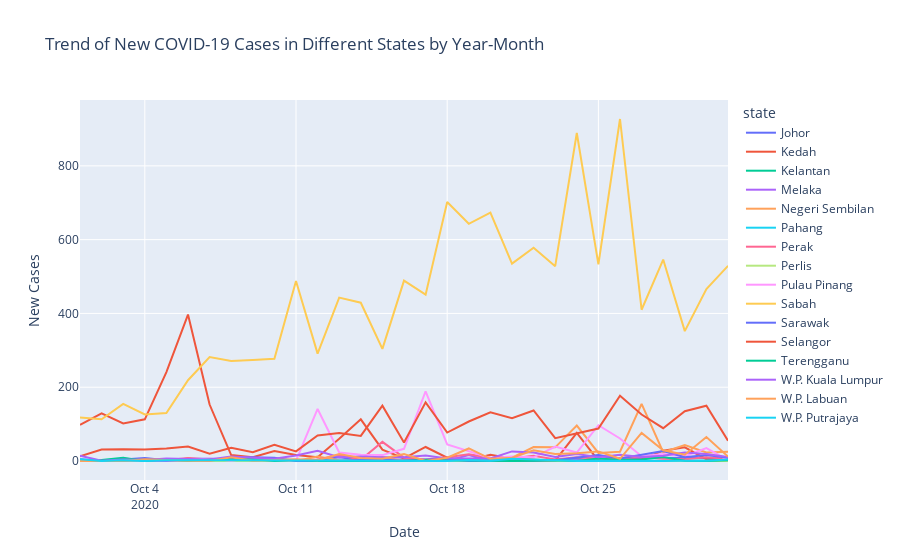

Notebook code cell kept with this figure:
### Code cell
# find month in specific year
import pandas as pd
import plotly.express as px

CSV_FILE = 'casesstate.csv'
df = pd.read_csv(CSV_FILE)
df['date'] = pd.to_datetime(df['date'])
unique_years = df['date'].dt.year.unique()
unique_months = df['date'].dt.month.unique()

def validate_years_and_months(years_and_months):
    year_month_list = years_and_months.split(",")
    valid_year_months = []
    invalid_year_months = []
    
    for year_month in year_month_list:
        parts = year_month.strip().split('-')
        
        if len(parts) != 2:
            invalid_year_months.append(year_month)
            continue
        
        year_str, month_str = parts
        try:
            year_int = int(year_str)
            month_int = int(month_str)
            if (
                year_int in unique_years and 2020 <= year_int <= 2023 and
                month_int in unique_months and 1 <= month_int <= 12
            ):
                valid_year_months.append((year_int, month_int))
            else:
                invalid_year_months.append(year_month)
        except ValueError:
            invalid_year_months.append(year_month)
    
    return valid_year_months, invalid_year_months

while True:
    user_input = input("Enter specific years and months (yyyy-mm) year (2020-2023) month (1-12) or leave empty for all dates: (enter '0' to exit program)")
    
    if user_input == '0':
        print("Exiting the program.")
        break
    
    if not user_input:
        df_filtered = df
        break
    
    valid_year_months, invalid_year_months = validate_years_and_months(user_input)
    
    if invalid_year_months:
        invalid_year_months_str = ', '.join(invalid_year_months)
        print(f"Invalid years and months: {invalid_year_months_str}. Please enter valid year-month combinations.")
    else:
        df_filtered = df[
            (df['date'].dt.year.isin([year for year, _ in valid_year_months])) &
            (df['date'].dt.month.isin([month for _, month in valid_year_months]))
        ]
        break

if user_input != '0':
    fig = px.line(
        df_filtered,
        x='date',
        y='cases_new',
        color='state',
        title='Trend of New COVID-19 Cases in Different States by Year-Month'
    )
    fig.update_layout(xaxis_title='Date', yaxis_title='New Cases')
    fig.show()

### Figure 1 — Plotly figure (JSON) as saved in the notebook; plotly's stock layout.template omitted (floating-point values rounded to 4 significant figures)
{"data": [{"hovertemplate": "state=Johor<br>date=%{x}<br>cases_new=%{y}<extra></extra>", "legendgroup": "Johor", "line": {"color": "#636efa", "dash": "solid"}, "marker": {"symbol": "circle"}, "mode": "lines", "name": "Johor", "orientation": "v", "showlegend": true, "type": "scatter", "x": ["2020-10-01T00:00:00", "2020-10-02T00:00:00", "2020-10-03T00:00:00", "2020-10-04T00:00:00", "2020-10-05T00:00:00", "2020-10-06T00:00:00", "2020-10-07T00:00:00", "2020-10-08T00:00:00", "2020-10-09T00:00:00", "2020-10-10T00:00:00", "2020-10-11T00:00:00", "2020-10-12T00:00:00", "2020-10-13T00:00:00", "2020-10-14T00:00:00", "2020-10-15T00:00:00", "2020-10-16T00:00:00", "2020-10-17T00:00:00", "2020-10-18T00:00:00", "2020-10-19T00:00:00", "2020-10-20T00:00:00", "2020-10-21T00:00:00", "2020-10-22T00:00:00", "2020-10-23T00:00:00", "2020-10-24T00:00:00", "2020-10-25T00:00:00", "2020-10-26T00:00:00", "2020-10-27T00:00:00", "2020-10-28T00:00:00", "2020-10-29T00:00:00", "2020-10-30T00:00:00", "2020-10-31T00:00:00"], "xaxis": "x", "y": [5, 1, 4, 8, 2, 6, 6, 5, 5, 2, 3, 2, 10, 3, 0, 5, 2, 1, 2, 1, 0, 1, 4, 7, 15, 4, 8, 8, 10, 9, 0], "yaxis": "y"}, {"hovertemplate": "state=Kedah<br>date=%{x}<br>cases_new=%{y}<extra></extra>", "legendgroup": "Kedah", "line": {"color": "#EF553B", "dash": "solid"}, "marker": {"symbol": "circle"}, "mode": "lines", "name": "Kedah", "orientation": "v", "showlegend": true, "type": "scatter", "x": ["2020-10-01T00:00:00", "2020-10-02T00:00:00", "2020-10-03T00:00:00", "2020-10-04T00:00:00", "2020-10-05T00:00:00", "2020-10-06T00:00:00", "2020-10-07T00:00:00", "2020-10-08T00:00:00", "2020-10-09T00:00:00", "2020-10-10T00:00:00", "2020-10-11T00:00:00", "2020-10-12T00:00:00", "2020-10-13T00:00:00", "2020-10-14T00:00:00", "2020-10-15T00:00:00", "2020-10-16T00:00:00", "2020-10-17T00:00:00", "2020-10-18T00:00:00", "2020-10-19T00:00:00", "2020-10-20T00:00:00", "2020-10-21T00:00:00", "2020-10-22T00:00:00", "2020-10-23T00:00:00", "2020-10-24T00:00:00", "2020-10-25T00:00:00", "2020-10-26T00:00:00", "2020-10-27T00:00:00", "2020-10-28T00:00:00", "2020-10-29T00:00:00", "2020-10-30T00:00:00", "2020-10-31T00:00:00"], "xaxis": "x", "y": [98, 129, 102, 113, 241, 397, 153, 16, 10, 27, 16, 10, 60, 113, 31, 7, 38, 9, 3, 17, 7, 3, 1, 76, 1, 3, 4, 28, 37, 5, 2], "yaxis": "y"}, {"hovertemplate": "state=Kelantan<br>date=%{x}<br>cases_new=%{y}<extra></extra>", "legendgroup": "Kelantan", "line": {"color": "#00cc96", "dash": "solid"}, "marker": {"symbol": "circle"}, "mode": "lines", "name": "Kelantan", "orientation": "v", "showlegend": true, "type": "scatter", "x": ["2020-10-01T00:00:00", "2020-10-02T00:00:00", "2020-10-03T00:00:00", "2020-10-04T00:00:00", "2020-10-05T00:00:00", "2020-10-06T00:00:00", "2020-10-07T00:00:00", "2020-10-08T00:00:00", "2020-10-09T00:00:00", "2020-10-10T00:00:00", "2020-10-11T00:00:00", "2020-10-12T00:00:00", "2020-10-13T00:00:00", "2020-10-14T00:00:00", "2020-10-15T00:00:00", "2020-10-16T00:00:00", "2020-10-17T00:00:00", "2020-10-18T00:00:00", "2020-10-19T00:00:00", "2020-10-20T00:00:00", "2020-10-21T00:00:00", "2020-10-22T00:00:00", "2020-10-23T00:00:00", "2020-10-24T00:00:00", "2020-10-25T00:00:00", "2020-10-26T00:00:00", "2020-10-27T00:00:00", "2020-10-28T00:00:00", "2020-10-29T00:00:00", "2020-10-30T00:00:00", "2020-10-31T00:00:00"], "xaxis": "x", "y": [0, 2, 2, 1, 1, 0, 1, 0, 0, 0, 0, 0, 0, 0, 2, 0, 0, 0, 0, 1, 1, 3, 0, 0, 1, 0, 0, 0, 0, 0, 1], "yaxis": "y"}, {"hovertemplate": "state=Melaka<br>date=%{x}<br>cases_new=%{y}<extra></extra>", "legendgroup": "Melaka", "line": {"color": "#ab63fa", "dash": "solid"}, "marker": {"symbol": "circle"}, "mode": "lines", "name": "Melaka", "orientation": "v", "showlegend": true, "type": "scatter", "x": ["2020-10-01T00:00:00", "2020-10-02T00:00:00", "2020-10-03T00:00:00", "2020-10-04T00:00:00", "2020-10-05T00:00:00", "2020-10-06T00:00:00", "2020-10-07T00:00:00", "2020-10-08T00:00:00", "2020-10-09T00:00:00", "2020-10-10T00:00:00", "2020-10-11T00:00:00", "2020-10-12T00:00:00", "2020-10-13T00:00:00", "2020-10-14T00:00:00", "2020-10-15T00:00:00", "2020-10-16T00:00:00", "2020-10-17T00:00:00", "2020-10-18T00:00:00", "2020-10-19T00:00:00", "2020-10-20T00:00:00", "2020-10-21T00:00:00", "2020-10-22T00:00:00", "2020-10-23T00:00:00", "2020-10-24T00:00:00", "2020-10-25T00:00:00", "2020-10-26T00:00:00", "2020-10-27T00:00:00", "2020-10-28T00:00:00", "2020-10-29T00:00:00", "2020-10-30T00:00:00", "2020-10-31T00:00:00"], "xaxis": "x", "y": [1, 0, 0, 0, 1, 0, 0, 1, 0, 1, 3, 1, 0, 2, 2, 3, 1, 1, 16, 0, 3, 3, 0, 3, 0, 2, 0, 0, 1, 0, 0], "yaxis": "y"}, {"hovertemplate": "state=Negeri Sembilan<br>date=%{x}<br>cases_new=%{y}<extra></extra>", "legendgroup": "Negeri Sembilan", "line": {"color": "#FFA15A", "dash": "solid"}, "marker": {"symbol": "circle"}, "mode": "lines", "name": "Negeri Sembilan", "orientation": "v", "showlegend": true, "type": "scatter", "x": ["2020-10-01T00:00:00", "2020-10-02T00:00:00", "2020-10-03T00:00:00", "2020-10-04T00:00:00", "2020-10-05T00:00:00", "2020-10-06T00:00:00", "2020-10-07T00:00:00", "2020-10-08T00:00:00", "2020-10-09T00:00:00", "2020-10-10T00:00:00", "2020-10-11T00:00:00", "2020-10-12T00:00:00", "2020-10-13T00:00:00", "2020-10-14T00:00:00", "2020-10-15T00:00:00", "2020-10-16T00:00:00", "2020-10-17T00:00:00", "2020-10-18T00:00:00", "2020-10-19T00:00:00", "2020-10-20T00:00:00", "2020-10-21T00:00:00", "2020-10-22T00:00:00", "2020-10-23T00:00:00", "2020-10-24T00:00:00", "2020-10-25T00:00:00", "2020-10-26T00:00:00", "2020-10-27T00:00:00", "2020-10-28T00:00:00", "2020-10-29T00:00:00", "2020-10-30T00:00:00", "2020-10-31T00:00:00"], "xaxis": "x", "y": [0, 2, 1, 2, 1, 7, 1, 2, 4, 0, 0, 12, 2, 1, 11, 1, 1, 3, 4, 6, 9, 38, 37, 96, 22, 25, 155, 24, 43, 23, 25], "yaxis": "y"}, {"hovertemplate": "state=Pahang<br>date=%{x}<br>cases_new=%{y}<extra></extra>", "legendgroup": "Pahang", "line": {"color": "#19d3f3", "dash": "solid"}, "marker": {"symbol": "circle"}, "mode": "lines", "name": "Pahang", "orientation": "v", "showlegend": true, "type": "scatter", "x": ["2020-10-01T00:00:00", "2020-10-02T00:00:00", "2020-10-03T00:00:00", "2020-10-04T00:00:00", "2020-10-05T00:00:00", "2020-10-06T00:00:00", "2020-10-07T00:00:00", "2020-10-08T00:00:00", "2020-10-09T00:00:00", "2020-10-10T00:00:00", "2020-10-11T00:00:00", "2020-10-12T00:00:00", "2020-10-13T00:00:00", "2020-10-14T00:00:00", "2020-10-15T00:00:00", "2020-10-16T00:00:00", "2020-10-17T00:00:00", "2020-10-18T00:00:00", "2020-10-19T00:00:00", "2020-10-20T00:00:00", "2020-10-21T00:00:00", "2020-10-22T00:00:00", "2020-10-23T00:00:00", "2020-10-24T00:00:00", "2020-10-25T00:00:00", "2020-10-26T00:00:00", "2020-10-27T00:00:00", "2020-10-28T00:00:00", "2020-10-29T00:00:00", "2020-10-30T00:00:00", "2020-10-31T00:00:00"], "xaxis": "x", "y": [1, 1, 0, 0, 1, 0, 2, 1, 0, 0, 0, 0, 1, 0, 0, 1, 0, 0, 1, 0, 1, 2, 1, 0, 0, 0, 0, 0, 1, 0, 1], "yaxis": "y"}, {"hovertemplate": "state=Perak<br>date=%{x}<br>cases_new=%{y}<extra></extra>", "legendgroup": "Perak", "line": {"color": "#FF6692", "dash": "solid"}, "marker": {"symbol": "circle"}, "mode": "lines", "name": "Perak", "orientation": "v", "showlegend": true, "type": "scatter", "x": ["2020-10-01T00:00:00", "2020-10-02T00:00:00", "2020-10-03T00:00:00", "2020-10-04T00:00:00", "2020-10-05T00:00:00", "2020-10-06T00:00:00", "2020-10-07T00:00:00", "2020-10-08T00:00:00", "2020-10-09T00:00:00", "2020-10-10T00:00:00", "2020-10-11T00:00:00", "2020-10-12T00:00:00", "2020-10-13T00:00:00", "2020-10-14T00:00:00", "2020-10-15T00:00:00", "2020-10-16T00:00:00", "2020-10-17T00:00:00", "2020-10-18T00:00:00", "2020-10-19T00:00:00", "2020-10-20T00:00:00", "2020-10-21T00:00:00", "2020-10-22T00:00:00", "2020-10-23T00:00:00", "2020-10-24T00:00:00", "2020-10-25T00:00:00", "2020-10-26T00:00:00", "2020-10-27T00:00:00", "2020-10-28T00:00:00", "2020-10-29T00:00:00", "2020-10-30T00:00:00", "2020-10-31T00:00:00"], "xaxis": "x", "y": [0, 3, 0, 2, 2, 8, 4, 5, 1, 2, 1, 4, 16, 3, 52, 9, 4, 10, 18, 9, 7, 14, 4, 10, 6, 8, 11, 6, 5, 10, 6], "yaxis": "y"}, {"hovertemplate": "state=Perlis<br>date=%{x}<br>cases_new=%{y}<extra></extra>", "legendgroup": "Perlis", "line": {"color": "#B6E880", "dash": "solid"}, "marker": {"symbol": "circle"}, "mode": "lines", "name": "Perlis", "orientation": "v", "showlegend": true, "type": "scatter", "x": ["2020-10-01T00:00:00", "2020-10-02T00:00:00", "2020-10-03T00:00:00", "2020-10-04T00:00:00", "2020-10-05T00:00:00", "2020-10-06T00:00:00", "2020-10-07T00:00:00", "2020-10-08T00:00:00", "2020-10-09T00:00:00", "2020-10-10T00:00:00", "2020-10-11T00:00:00", "2020-10-12T00:00:00", "2020-10-13T00:00:00", "2020-10-14T00:00:00", "2020-10-15T00:00:00", "2020-10-16T00:00:00", "2020-10-17T00:00:00", "2020-10-18T00:00:00", "2020-10-19T00:00:00", "2020-10-20T00:00:00", "2020-10-21T00:00:00", "2020-10-22T00:00:00", "2020-10-23T00:00:00", "2020-10-24T00:00:00", "2020-10-25T00:00:00", "2020-10-26T00:00:00", "2020-10-27T00:00:00", "2020-10-28T00:00:00", "2020-10-29T00:00:00", "2020-10-30T00:00:00", "2020-10-31T00:00:00"], "xaxis": "x", "y": [2, 0, 0, 0, 0, 0, 0, 0, 0, 0, 0, 0, 0, 0, 0, 0, 0, 0, 0, 0, 0, 0, 0, 0, 0, 0, 0, 0, 0, 0, 0], "yaxis": "y"}, {"hovertemplate": "state=Pulau Pinang<br>date=%{x}<br>cases_new=%{y}<extra></extra>", "legendgroup": "Pulau Pinang", "line": {"color": "#FF97FF", "dash": "solid"}, "marker": {"symbol": "circle"}, "mode": "lines", "name": "Pulau Pinang", "orientation": "v", "showlegend": true, "type": "scatter", "x": ["2020-10-01T00:00:00", "2020-10-02T00:00:00", "2020-10-03T00:00:00", "2020-10-04T00:00:00", "2020-10-05T00:00:00", "2020-10-06T00:00:00", "2020-10-07T00:00:00", "2020-10-08T00:00:00", "2020-10-09T00:00:00", "2020-10-10T00:00:00", "2020-10-11T00:00:00", "2020-10-12T00:00:00", "2020-10-13T00:00:00", "2020-10-14T00:00:00", "2020-10-15T00:00:00", "2020-10-16T00:00:00", "2020-10-17T00:00:00", "2020-10-18T00:00:00", "2020-10-19T00:00:00", "2020-10-20T00:00:00", "2020-10-21T00:00:00", "2020-10-22T00:00:00", "2020-10-23T00:00:00", "2020-10-24T00:00:00", "2020-10-25T00:00:00", "2020-10-26T00:00:00", "2020-10-27T00:00:00", "2020-10-28T00:00:00", "2020-10-29T00:00:00", "2020-10-30T00:00:00", "2020-10-31T00:00:00"], "xaxis": "x", "y": [1, 0, 3, 1, 0, 3, 7, 1, 8, 3, 1, 141, 23, 17, 16, 33, 189, 45, 26, 8, 12, 10, 39, 23, 97, 61, 13, 19, 13, 35, 2], "yaxis": "y"}, {"hovertemplate": "state=Sabah<br>date=%{x}<br>cases_new=%{y}<extra></extra>", "legendgroup": "Sabah", "line": {"color": "#FECB52", "dash": "solid"}, "marker": {"symbol": "circle"}, "mode": "lines", "name": "Sabah", "orientation": "v", "showlegend": true, "type": "scatter", "x": ["2020-10-01T00:00:00", "2020-10-02T00:00:00", "2020-10-03T00:00:00", "2020-10-04T00:00:00", "2020-10-05T00:00:00", "2020-10-06T00:00:00", "2020-10-07T00:00:00", "2020-10-08T00:00:00", "2020-10-09T00:00:00", "2020-10-10T00:00:00", "2020-10-11T00:00:00", "2020-10-12T00:00:00", "2020-10-13T00:00:00", "2020-10-14T00:00:00", "2020-10-15T00:00:00", "2020-10-16T00:00:00", "2020-10-17T00:00:00", "2020-10-18T00:00:00", "2020-10-19T00:00:00", "2020-10-20T00:00:00", "2020-10-21T00:00:00", "2020-10-22T00:00:00", "2020-10-23T00:00:00", "2020-10-24T00:00:00", "2020-10-25T00:00:00", "2020-10-26T00:00:00", "2020-10-27T00:00:00", "2020-10-28T00:00:00", "2020-10-29T00:00:00", "2020-10-30T00:00:00", "2020-10-31T00:00:00"], "xaxis": "x", "y": [118, 113, 155, 126, 130, 219, 282, 271, 274, 277, 488, 291, 443, 429, 304, 489, 451, 702, 643, 673, 535, 578, 528, 889, 533, 927, 410, 546, 352, 466, 529], "yaxis": "y"}, {"hovertemplate": "state=Sarawak<br>date=%{x}<br>cases_new=%{y}<extra></extra>", "legendgroup": "Sarawak", "line": {"color": "#636efa", "dash": "solid"}, "marker": {"symbol": "circle"}, "mode": "lines", "name": "Sarawak", "orientation": "v", "showlegend": true, "type": "scatter", "x": ["2020-10-01T00:00:00", "2020-10-02T00:00:00", "2020-10-03T00:00:00", "2020-10-04T00:00:00", "2020-10-05T00:00:00", "2020-10-06T00:00:00", "2020-10-07T00:00:00", "2020-10-08T00:00:00", "2020-10-09T00:00:00", "2020-10-10T00:00:00", "2020-10-11T00:00:00", "2020-10-12T00:00:00", "2020-10-13T00:00:00", "2020-10-14T00:00:00", "2020-10-15T00:00:00", "2020-10-16T00:00:00", "2020-10-17T00:00:00", "2020-10-18T00:00:00", "2020-10-19T00:00:00", "2020-10-20T00:00:00", "2020-10-21T00:00:00", "2020-10-22T00:00:00", "2020-10-23T00:00:00", "2020-10-24T00:00:00", "2020-10-25T00:00:00", "2020-10-26T00:00:00", "2020-10-27T00:00:00", "2020-10-28T00:00:00", "2020-10-29T00:00:00", "2020-10-30T00:00:00", "2020-10-31T00:00:00"], "xaxis": "x", "y": [0, 0, 3, 1, 1, 3, 3, 8, 10, 9, 0, 1, 0, 3, 4, 0, 4, 5, 0, 1, 0, 1, 2, 8, 16, 7, 16, 27, 10, 16, 9], "yaxis": "y"}, {"hovertemplate": "state=Selangor<br>date=%{x}<br>cases_new=%{y}<extra></extra>", "legendgroup": "Selangor", "line": {"color": "#EF553B", "dash": "solid"}, "marker": {"symbol": "circle"}, "mode": "lines", "name": "Selangor", "orientation": "v", "showlegend": true, "type": "scatter", "x": ["2020-10-01T00:00:00", "2020-10-02T00:00:00", "2020-10-03T00:00:00", "2020-10-04T00:00:00", "2020-10-05T00:00:00", "2020-10-06T00:00:00", "2020-10-07T00:00:00", "2020-10-08T00:00:00", "2020-10-09T00:00:00", "2020-10-10T00:00:00", "2020-10-11T00:00:00", "2020-10-12T00:00:00", "2020-10-13T00:00:00", "2020-10-14T00:00:00", "2020-10-15T00:00:00", "2020-10-16T00:00:00", "2020-10-17T00:00:00", "2020-10-18T00:00:00", "2020-10-19T00:00:00", "2020-10-20T00:00:00", "2020-10-21T00:00:00", "2020-10-22T00:00:00", "2020-10-23T00:00:00", "2020-10-24T00:00:00", "2020-10-25T00:00:00", "2020-10-26T00:00:00", "2020-10-27T00:00:00", "2020-10-28T00:00:00", "2020-10-29T00:00:00", "2020-10-30T00:00:00", "2020-10-31T00:00:00"], "xaxis": "x", "y": [13, 31, 32, 31, 34, 39, 20, 36, 24, 44, 26, 69, 76, 68, 150, 50, 159, 77, 107, 132, 116, 137, 62, 76, 88, 177, 126, 89, 135, 150, 55], "yaxis": "y"}, {"hovertemplate": "state=Terengganu<br>date=%{x}<br>cases_new=%{y}<extra></extra>", "legendgroup": "Terengganu", "line": {"color": "#00cc96", "dash": "solid"}, "marker": {"symbol": "circle"}, "mode": "lines", "name": "Terengganu", "orientation": "v", "showlegend": true, "type": "scatter", "x": ["2020-10-01T00:00:00", "2020-10-02T00:00:00", "2020-10-03T00:00:00", "2020-10-04T00:00:00", "2020-10-05T00:00:00", "2020-10-06T00:00:00", "2020-10-07T00:00:00", "2020-10-08T00:00:00", "2020-10-09T00:00:00", "2020-10-10T00:00:00", "2020-10-11T00:00:00", "2020-10-12T00:00:00", "2020-10-13T00:00:00", "2020-10-14T00:00:00", "2020-10-15T00:00:00", "2020-10-16T00:00:00", "2020-10-17T00:00:00", "2020-10-18T00:00:00", "2020-10-19T00:00:00", "2020-10-20T00:00:00", "2020-10-21T00:00:00", "2020-10-22T00:00:00", "2020-10-23T00:00:00", "2020-10-24T00:00:00", "2020-10-25T00:00:00", "2020-10-26T00:00:00", "2020-10-27T00:00:00", "2020-10-28T00:00:00", "2020-10-29T00:00:00", "2020-10-30T00:00:00", "2020-10-31T00:00:00"], "xaxis": "x", "y": [2, 3, 9, 0, 5, 1, 4, 5, 5, 0, 3, 0, 0, 0, 0, 0, 3, 2, 1, 0, 0, 1, 2, 0, 7, 3, 4, 11, 1, 0, 2], "yaxis": "y"}, {"hovertemplate": "state=W.P. Kuala Lumpur<br>date=%{x}<br>cases_new=%{y}<extra></extra>", "legendgroup": "W.P. Kuala Lumpur", "line": {"color": "#ab63fa", "dash": "solid"}, "marker": {"symbol": "circle"}, "mode": "lines", "name": "W.P. Kuala Lumpur", "orientation": "v", "showlegend": true, "type": "scatter", "x": ["2020-10-01T00:00:00", "2020-10-02T00:00:00", "2020-10-03T00:00:00", "2020-10-04T00:00:00", "2020-10-05T00:00:00", "2020-10-06T00:00:00", "2020-10-07T00:00:00", "2020-10-08T00:00:00", "2020-10-09T00:00:00", "2020-10-10T00:00:00", "2020-10-11T00:00:00", "2020-10-12T00:00:00", "2020-10-13T00:00:00", "2020-10-14T00:00:00", "2020-10-15T00:00:00", "2020-10-16T00:00:00", "2020-10-17T00:00:00", "2020-10-18T00:00:00", "2020-10-19T00:00:00", "2020-10-20T00:00:00", "2020-10-21T00:00:00", "2020-10-22T00:00:00", "2020-10-23T00:00:00", "2020-10-24T00:00:00", "2020-10-25T00:00:00", "2020-10-26T00:00:00", "2020-10-27T00:00:00", "2020-10-28T00:00:00", "2020-10-29T00:00:00", "2020-10-30T00:00:00", "2020-10-31T00:00:00"], "xaxis": "x", "y": [14, 1, 4, 3, 7, 6, 4, 12, 10, 6, 15, 28, 10, 12, 10, 10, 15, 7, 7, 7, 26, 23, 11, 19, 10, 17, 11, 14, 23, 19, 11], "yaxis": "y"}, {"hovertemplate": "state=W.P. Labuan<br>date=%{x}<br>cases_new=%{y}<extra></extra>", "legendgroup": "W.P. Labuan", "line": {"color": "#FFA15A", "dash": "solid"}, "marker": {"symbol": "circle"}, "mode": "lines", "name": "W.P. Labuan", "orientation": "v", "showlegend": true, "type": "scatter", "x": ["2020-10-01T00:00:00", "2020-10-02T00:00:00", "2020-10-03T00:00:00", "2020-10-04T00:00:00", "2020-10-05T00:00:00", "2020-10-06T00:00:00", "2020-10-07T00:00:00", "2020-10-08T00:00:00", "2020-10-09T00:00:00", "2020-10-10T00:00:00", "2020-10-11T00:00:00", "2020-10-12T00:00:00", "2020-10-13T00:00:00", "2020-10-14T00:00:00", "2020-10-15T00:00:00", "2020-10-16T00:00:00", "2020-10-17T00:00:00", "2020-10-18T00:00:00", "2020-10-19T00:00:00", "2020-10-20T00:00:00", "2020-10-21T00:00:00", "2020-10-22T00:00:00", "2020-10-23T00:00:00", "2020-10-24T00:00:00", "2020-10-25T00:00:00", "2020-10-26T00:00:00", "2020-10-27T00:00:00", "2020-10-28T00:00:00", "2020-10-29T00:00:00", "2020-10-30T00:00:00", "2020-10-31T00:00:00"], "xaxis": "x", "y": [0, 1, 0, 5, 4, 1, 0, 10, 1, 2, 5, 2, 19, 8, 6, 19, 0, 9, 34, 6, 9, 29, 19, 21, 26, 6, 76, 29, 17, 65, 12], "yaxis": "y"}, {"hovertemplate": "state=W.P. Putrajaya<br>date=%{x}<br>cases_new=%{y}<extra></extra>", "legendgroup": "W.P. Putrajaya", "line": {"color": "#19d3f3", "dash": "solid"}, "marker": {"symbol": "circle"}, "mode": "lines", "name": "W.P. Putrajaya", "orientation": "v", "showlegend": true, "type": "scatter", "x": ["2020-10-01T00:00:00", "2020-10-02T00:00:00", "2020-10-03T00:00:00", "2020-10-04T00:00:00", "2020-10-05T00:00:00", "2020-10-06T00:00:00", "2020-10-07T00:00:00", "2020-10-08T00:00:00", "2020-10-09T00:00:00", "2020-10-10T00:00:00", "2020-10-11T00:00:00", "2020-10-12T00:00:00", "2020-10-13T00:00:00", "2020-10-14T00:00:00", "2020-10-15T00:00:00", "2020-10-16T00:00:00", "2020-10-17T00:00:00", "2020-10-18T00:00:00", "2020-10-19T00:00:00", "2020-10-20T00:00:00", "2020-10-21T00:00:00", "2020-10-22T00:00:00", "2020-10-23T00:00:00", "2020-10-24T00:00:00", "2020-10-25T00:00:00", "2020-10-26T00:00:00", "2020-10-27T00:00:00", "2020-10-28T00:00:00", "2020-10-29T00:00:00", "2020-10-30T00:00:00", "2020-10-31T00:00:00"], "xaxis": "x", "y": [5, 0, 2, 0, 2, 1, 2, 2, 2, 1, 0, 2, 0, 1, 1, 2, 2, 0, 3, 1, 6, 4, 0, 0, 1, 0, 1, 0, 1, 1, 4], "yaxis": "y"}], "layout": {"legend": {"title": {"text": "state"}, "tracegroupgap": 0}, "title": {"text": "Trend of New COVID-19 Cases in Different States by Year-Month"}, "xaxis": {"anchor": "y", "domain": [0, 1], "title": {"text": "Date"}}, "yaxis": {"anchor": "x", "domain": [0, 1], "title": {"text": "New Cases"}}}}
